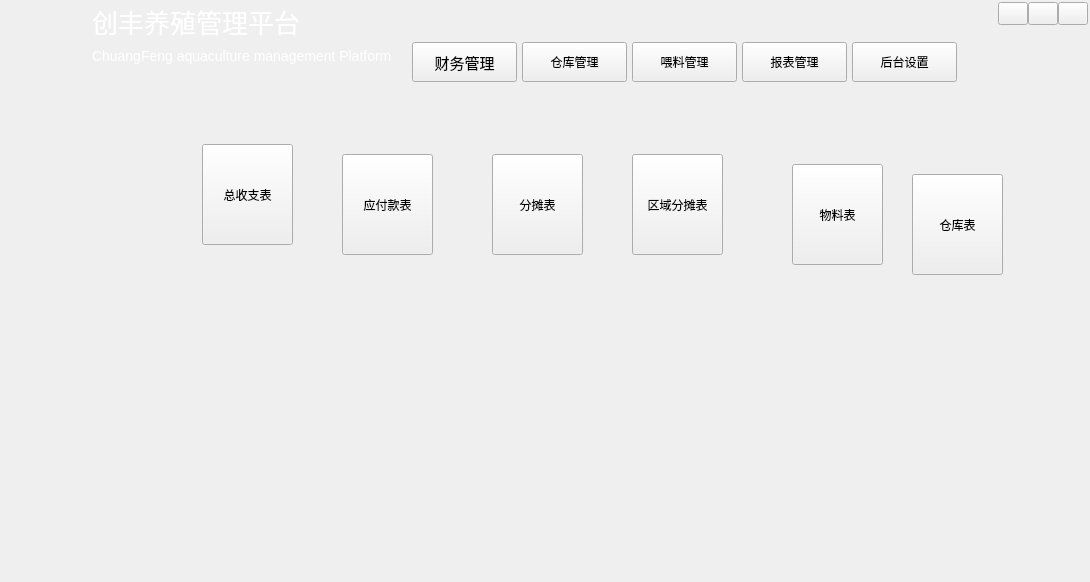
<?xml version="1.0" encoding="UTF-8"?>
<ui version="4.0">
 <class>ChuangfengDesktopClass</class>
 <widget class="QWidget" name="ChuangfengDesktopClass">
  <property name="geometry">
   <rect>
    <x>0</x>
    <y>0</y>
    <width>1090</width>
    <height>582</height>
   </rect>
  </property>
  <property name="minimumSize">
   <size>
    <width>1090</width>
    <height>580</height>
   </size>
  </property>
  <property name="windowTitle">
   <string>创丰养殖</string>
  </property>
  <layout class="QVBoxLayout" name="verticalLayout_4">
   <property name="spacing">
    <number>0</number>
   </property>
   <property name="leftMargin">
    <number>2</number>
   </property>
   <property name="topMargin">
    <number>2</number>
   </property>
   <property name="rightMargin">
    <number>2</number>
   </property>
   <property name="bottomMargin">
    <number>2</number>
   </property>
   <item>
    <layout class="QHBoxLayout" name="title_Layout">
     <item>
      <widget class="QWidget" name="main_title_widget" native="true">
       <property name="minimumSize">
        <size>
         <width>0</width>
         <height>82</height>
        </size>
       </property>
       <property name="maximumSize">
        <size>
         <width>16777215</width>
         <height>82</height>
        </size>
       </property>
       <property name="baseSize">
        <size>
         <width>0</width>
         <height>82</height>
        </size>
       </property>
       <layout class="QHBoxLayout" name="horizontalLayout_5">
        <property name="spacing">
         <number>0</number>
        </property>
        <property name="leftMargin">
         <number>0</number>
        </property>
        <property name="topMargin">
         <number>0</number>
        </property>
        <property name="rightMargin">
         <number>0</number>
        </property>
        <property name="bottomMargin">
         <number>0</number>
        </property>
        <item>
         <layout class="QHBoxLayout" name="horizontalLayout_2">
          <item>
           <widget class="QWidget" name="widget_2" native="true">
            <property name="minimumSize">
             <size>
              <width>90</width>
              <height>0</height>
             </size>
            </property>
            <property name="maximumSize">
             <size>
              <width>90</width>
              <height>16777215</height>
             </size>
            </property>
            <widget class="QLabel" name="label">
             <property name="geometry">
              <rect>
               <x>20</x>
               <y>0</y>
               <width>50</width>
               <height>50</height>
              </rect>
             </property>
             <property name="styleSheet">
              <string notr="true">border-image: url(:/ChuangfengDesktop/Resources/test.png);</string>
             </property>
             <property name="text">
              <string/>
             </property>
            </widget>
           </widget>
          </item>
         </layout>
        </item>
        <item>
         <layout class="QVBoxLayout" name="verticalLayout_2">
          <item>
           <widget class="QLabel" name="label_2">
            <property name="styleSheet">
             <string notr="true">font-family: &quot;Microsoft YaHei&quot;;
	font-size:26px;
	color: #ffffff;</string>
            </property>
            <property name="text">
             <string>创丰养殖管理平台</string>
            </property>
           </widget>
          </item>
          <item>
           <widget class="QLabel" name="label_3">
            <property name="styleSheet">
             <string notr="true">font-family: &quot;Microsoft YaHei&quot;;
	font-size:14px;
	color: #ffffff;</string>
            </property>
            <property name="text">
             <string>ChuangFeng aquaculture management Platform</string>
            </property>
           </widget>
          </item>
          <item>
           <spacer name="horizontalSpacer_3">
            <property name="orientation">
             <enum>Qt::Horizontal</enum>
            </property>
            <property name="sizeHint" stdset="0">
             <size>
              <width>40</width>
              <height>20</height>
             </size>
            </property>
           </spacer>
          </item>
         </layout>
        </item>
        <item>
         <layout class="QHBoxLayout" name="horizontalLayout_3">
          <item>
           <widget class="QWidget" name="widget" native="true">
            <property name="minimumSize">
             <size>
              <width>700</width>
              <height>0</height>
             </size>
            </property>
            <property name="maximumSize">
             <size>
              <width>700</width>
              <height>16777215</height>
             </size>
            </property>
            <widget class="NavButton" name="opt_sysset">
             <property name="geometry">
              <rect>
               <x>460</x>
               <y>40</y>
               <width>105</width>
               <height>40</height>
              </rect>
             </property>
             <property name="styleSheet">
              <string notr="true">font: 75 11pt &quot;微软雅黑&quot;;</string>
             </property>
             <property name="text">
              <string>后台设置</string>
             </property>
            </widget>
            <widget class="NavButton" name="opt_report">
             <property name="geometry">
              <rect>
               <x>350</x>
               <y>40</y>
               <width>105</width>
               <height>40</height>
              </rect>
             </property>
             <property name="styleSheet">
              <string notr="true">font: 75 11pt &quot;微软雅黑&quot;;</string>
             </property>
             <property name="text">
              <string>报表管理</string>
             </property>
            </widget>
            <widget class="NavButton" name="opt_feed_mgr">
             <property name="geometry">
              <rect>
               <x>240</x>
               <y>40</y>
               <width>105</width>
               <height>40</height>
              </rect>
             </property>
             <property name="styleSheet">
              <string notr="true">font: 75 11pt &quot;微软雅黑&quot;;</string>
             </property>
             <property name="text">
              <string>喂料管理</string>
             </property>
            </widget>
            <widget class="NavButton" name="opt_store">
             <property name="geometry">
              <rect>
               <x>130</x>
               <y>40</y>
               <width>105</width>
               <height>40</height>
              </rect>
             </property>
             <property name="styleSheet">
              <string notr="true">font: 75 11pt &quot;微软雅黑&quot;;</string>
             </property>
             <property name="text">
              <string>仓库管理</string>
             </property>
            </widget>
            <widget class="NavButton" name="opt_finance_mgr">
             <property name="geometry">
              <rect>
               <x>20</x>
               <y>40</y>
               <width>105</width>
               <height>40</height>
              </rect>
             </property>
             <property name="font">
              <font>
               <family>微软雅黑</family>
               <pointsize>11</pointsize>
               <weight>9</weight>
               <italic>false</italic>
               <bold>false</bold>
              </font>
             </property>
             <property name="styleSheet">
              <string notr="true">font: 75 11pt &quot;微软雅黑&quot;;</string>
             </property>
             <property name="text">
              <string>财务管理</string>
             </property>
            </widget>
           </widget>
          </item>
         </layout>
        </item>
        <item>
         <layout class="QHBoxLayout" name="horizontalLayout_4">
          <item>
           <widget class="QWidget" name="main_wnd_ctrl_widget" native="true">
            <property name="minimumSize">
             <size>
              <width>90</width>
              <height>0</height>
             </size>
            </property>
            <property name="maximumSize">
             <size>
              <width>90</width>
              <height>82</height>
             </size>
            </property>
            <widget class="QPushButton" name="min_btn">
             <property name="geometry">
              <rect>
               <x>0</x>
               <y>0</y>
               <width>30</width>
               <height>23</height>
              </rect>
             </property>
             <property name="toolTip">
              <string>最小化</string>
             </property>
             <property name="text">
              <string/>
             </property>
            </widget>
            <widget class="QPushButton" name="max_restore_btn">
             <property name="geometry">
              <rect>
               <x>30</x>
               <y>0</y>
               <width>30</width>
               <height>23</height>
              </rect>
             </property>
             <property name="text">
              <string/>
             </property>
            </widget>
            <widget class="QPushButton" name="close_btn">
             <property name="geometry">
              <rect>
               <x>60</x>
               <y>0</y>
               <width>30</width>
               <height>23</height>
              </rect>
             </property>
             <property name="toolTip">
              <string>关闭</string>
             </property>
             <property name="text">
              <string/>
             </property>
            </widget>
           </widget>
          </item>
         </layout>
        </item>
       </layout>
      </widget>
     </item>
    </layout>
   </item>
   <item>
    <layout class="QHBoxLayout" name="work_Layout">
     <item>
      <widget class="QStackedWidget" name="main_stackedWidget">
       <property name="currentIndex">
        <number>3</number>
       </property>
       <widget class="QWidget" name="page">
        <property name="styleSheet">
         <string notr="true">background-color:#44474D;  </string>
        </property>
        <widget class="QPushButton" name="general_btn">
         <property name="geometry">
          <rect>
           <x>150</x>
           <y>60</y>
           <width>101</width>
           <height>61</height>
          </rect>
         </property>
         <property name="text">
          <string>总账支出</string>
         </property>
        </widget>
        <widget class="QPushButton" name="bak_btn">
         <property name="geometry">
          <rect>
           <x>380</x>
           <y>60</y>
           <width>101</width>
           <height>61</height>
          </rect>
         </property>
         <property name="text">
          <string>备用金支出</string>
         </property>
        </widget>
        <widget class="QPushButton" name="nopay_btn">
         <property name="geometry">
          <rect>
           <x>560</x>
           <y>70</y>
           <width>101</width>
           <height>61</height>
          </rect>
         </property>
         <property name="text">
          <string>应付款明细</string>
         </property>
        </widget>
       </widget>
       <widget class="QWidget" name="page_2">
        <property name="styleSheet">
         <string notr="true">background-color:#44474D;  </string>
        </property>
        <widget class="QPushButton" name="store_material_mgr_btn">
         <property name="geometry">
          <rect>
           <x>70</x>
           <y>30</y>
           <width>141</width>
           <height>101</height>
          </rect>
         </property>
         <property name="text">
          <string>物料管理</string>
         </property>
        </widget>
        <widget class="QPushButton" name="store_feed_mgr_btn">
         <property name="geometry">
          <rect>
           <x>310</x>
           <y>30</y>
           <width>141</width>
           <height>101</height>
          </rect>
         </property>
         <property name="text">
          <string>饲料药品管理</string>
         </property>
        </widget>
       </widget>
       <widget class="QWidget" name="page_3"/>
       <widget class="QWidget" name="page_4">
        <widget class="QPushButton" name="TotalReport_btn">
         <property name="geometry">
          <rect>
           <x>200</x>
           <y>60</y>
           <width>91</width>
           <height>101</height>
          </rect>
         </property>
         <property name="text">
          <string>总收支表</string>
         </property>
        </widget>
        <widget class="QPushButton" name="NoPayReport_btn">
         <property name="geometry">
          <rect>
           <x>340</x>
           <y>70</y>
           <width>91</width>
           <height>101</height>
          </rect>
         </property>
         <property name="text">
          <string>应付款表</string>
         </property>
        </widget>
        <widget class="QPushButton" name="ShareReport_btn">
         <property name="geometry">
          <rect>
           <x>490</x>
           <y>70</y>
           <width>91</width>
           <height>101</height>
          </rect>
         </property>
         <property name="text">
          <string>分摊表</string>
         </property>
        </widget>
        <widget class="QPushButton" name="ShareDetail_btn">
         <property name="geometry">
          <rect>
           <x>630</x>
           <y>70</y>
           <width>91</width>
           <height>101</height>
          </rect>
         </property>
         <property name="text">
          <string>区域分摊表</string>
         </property>
        </widget>
        <widget class="QPushButton" name="MaterielReport_btn">
         <property name="geometry">
          <rect>
           <x>790</x>
           <y>80</y>
           <width>91</width>
           <height>101</height>
          </rect>
         </property>
         <property name="text">
          <string>物料表</string>
         </property>
        </widget>
        <widget class="QPushButton" name="StoreReport_btn">
         <property name="geometry">
          <rect>
           <x>910</x>
           <y>90</y>
           <width>91</width>
           <height>101</height>
          </rect>
         </property>
         <property name="text">
          <string>仓库表</string>
         </property>
        </widget>
       </widget>
       <widget class="QWidget" name="page_5">
        <layout class="QHBoxLayout" name="horizontalLayout_9">
         <property name="spacing">
          <number>1</number>
         </property>
         <property name="leftMargin">
          <number>0</number>
         </property>
         <property name="topMargin">
          <number>0</number>
         </property>
         <property name="rightMargin">
          <number>0</number>
         </property>
         <property name="bottomMargin">
          <number>0</number>
         </property>
         <item>
          <widget class="QWidget" name="widget_3" native="true">
           <property name="minimumSize">
            <size>
             <width>160</width>
             <height>0</height>
            </size>
           </property>
           <property name="styleSheet">
            <string notr="true">background-color:#44474D;  </string>
           </property>
           <widget class="NavButton" name="set_opt_person">
            <property name="geometry">
             <rect>
              <x>10</x>
              <y>50</y>
              <width>140</width>
              <height>35</height>
             </rect>
            </property>
            <property name="styleSheet">
             <string notr="true">font: 75 11pt &quot;微软雅黑&quot;;</string>
            </property>
            <property name="text">
             <string>人员管理</string>
            </property>
           </widget>
           <widget class="NavButton" name="set_opt_account">
            <property name="geometry">
             <rect>
              <x>10</x>
              <y>100</y>
              <width>140</width>
              <height>35</height>
             </rect>
            </property>
            <property name="styleSheet">
             <string notr="true">font: 75 11pt &quot;微软雅黑&quot;;</string>
            </property>
            <property name="text">
             <string>账目管理</string>
            </property>
           </widget>
           <widget class="NavButton" name="set_opt_detail_area">
            <property name="geometry">
             <rect>
              <x>10</x>
              <y>300</y>
              <width>140</width>
              <height>35</height>
             </rect>
            </property>
            <property name="styleSheet">
             <string notr="true">font: 75 11pt &quot;微软雅黑&quot;;</string>
            </property>
            <property name="text">
             <string>养殖塘口</string>
            </property>
           </widget>
           <widget class="NavButton" name="set_opt_supplier">
            <property name="geometry">
             <rect>
              <x>10</x>
              <y>200</y>
              <width>140</width>
              <height>35</height>
             </rect>
            </property>
            <property name="styleSheet">
             <string notr="true">font: 75 11pt &quot;微软雅黑&quot;;</string>
            </property>
            <property name="text">
             <string>供应商</string>
            </property>
           </widget>
           <widget class="NavButton" name="set_opt_task">
            <property name="geometry">
             <rect>
              <x>10</x>
              <y>250</y>
              <width>140</width>
              <height>35</height>
             </rect>
            </property>
            <property name="styleSheet">
             <string notr="true">font: 75 11pt &quot;微软雅黑&quot;;</string>
            </property>
            <property name="text">
             <string>费用分摊类目</string>
            </property>
           </widget>
           <widget class="NavButton" name="set_opt_area">
            <property name="geometry">
             <rect>
              <x>10</x>
              <y>150</y>
              <width>140</width>
              <height>35</height>
             </rect>
            </property>
            <property name="styleSheet">
             <string notr="true">font: 75 11pt &quot;微软雅黑&quot;;</string>
            </property>
            <property name="text">
             <string>区域管理</string>
            </property>
           </widget>
          </widget>
         </item>
         <item>
          <widget class="QStackedWidget" name="sysLayout_StackedWidget">
           <property name="minimumSize">
            <size>
             <width>925</width>
             <height>491</height>
            </size>
           </property>
           <property name="maximumSize">
            <size>
             <width>16777215</width>
             <height>16777215</height>
            </size>
           </property>
           <property name="styleSheet">
            <string notr="true">background-color:#44474D;  </string>
           </property>
           <widget class="QWidget" name="page_6">
            <property name="styleSheet">
             <string notr="true"/>
            </property>
            <layout class="QGridLayout" name="gridLayout">
             <item row="6" column="0">
              <widget class="QTableView" name="user_table_view">
               <property name="enabled">
                <bool>true</bool>
               </property>
              </widget>
             </item>
             <item row="0" column="0">
              <widget class="QWidget" name="widget_6" native="true">
               <property name="minimumSize">
                <size>
                 <width>0</width>
                 <height>40</height>
                </size>
               </property>
               <widget class="QPushButton" name="user_add_btn">
                <property name="geometry">
                 <rect>
                  <x>0</x>
                  <y>10</y>
                  <width>80</width>
                  <height>28</height>
                 </rect>
                </property>
                <property name="text">
                 <string/>
                </property>
               </widget>
               <widget class="QPushButton" name="user_remove_btn">
                <property name="geometry">
                 <rect>
                  <x>90</x>
                  <y>10</y>
                  <width>80</width>
                  <height>28</height>
                 </rect>
                </property>
                <property name="text">
                 <string/>
                </property>
               </widget>
              </widget>
             </item>
            </layout>
           </widget>
           <widget class="QWidget" name="page_7">
            <layout class="QVBoxLayout" name="verticalLayout_7">
             <item>
              <widget class="QWidget" name="widget_10" native="true">
               <property name="minimumSize">
                <size>
                 <width>0</width>
                 <height>40</height>
                </size>
               </property>
               <property name="maximumSize">
                <size>
                 <width>16777215</width>
                 <height>40</height>
                </size>
               </property>
               <widget class="QPushButton" name="category_remove_btn">
                <property name="geometry">
                 <rect>
                  <x>90</x>
                  <y>10</y>
                  <width>80</width>
                  <height>28</height>
                 </rect>
                </property>
                <property name="text">
                 <string/>
                </property>
               </widget>
               <widget class="QPushButton" name="category_add_btn">
                <property name="geometry">
                 <rect>
                  <x>0</x>
                  <y>10</y>
                  <width>80</width>
                  <height>28</height>
                 </rect>
                </property>
                <property name="text">
                 <string/>
                </property>
               </widget>
              </widget>
             </item>
             <item>
              <widget class="QTableView" name="category_tableView"/>
             </item>
            </layout>
           </widget>
           <widget class="QWidget" name="page_8">
            <layout class="QVBoxLayout" name="verticalLayout_8">
             <item>
              <widget class="QWidget" name="widget_11" native="true">
               <property name="minimumSize">
                <size>
                 <width>0</width>
                 <height>40</height>
                </size>
               </property>
               <property name="maximumSize">
                <size>
                 <width>16777215</width>
                 <height>40</height>
                </size>
               </property>
               <widget class="QPushButton" name="area_remove_btn">
                <property name="geometry">
                 <rect>
                  <x>90</x>
                  <y>10</y>
                  <width>80</width>
                  <height>28</height>
                 </rect>
                </property>
                <property name="text">
                 <string/>
                </property>
               </widget>
               <widget class="QPushButton" name="area_add_btn">
                <property name="geometry">
                 <rect>
                  <x>0</x>
                  <y>10</y>
                  <width>80</width>
                  <height>28</height>
                 </rect>
                </property>
                <property name="text">
                 <string/>
                </property>
               </widget>
              </widget>
             </item>
             <item>
              <widget class="QTableView" name="area_tableView"/>
             </item>
            </layout>
           </widget>
           <widget class="QWidget" name="page_9">
            <layout class="QVBoxLayout" name="verticalLayout_9">
             <item>
              <widget class="QWidget" name="widget_12" native="true">
               <property name="minimumSize">
                <size>
                 <width>0</width>
                 <height>40</height>
                </size>
               </property>
               <property name="maximumSize">
                <size>
                 <width>16777215</width>
                 <height>40</height>
                </size>
               </property>
               <widget class="QPushButton" name="supplier_remove_btn">
                <property name="geometry">
                 <rect>
                  <x>90</x>
                  <y>10</y>
                  <width>80</width>
                  <height>28</height>
                 </rect>
                </property>
                <property name="text">
                 <string/>
                </property>
               </widget>
               <widget class="QPushButton" name="supplier_add_btn">
                <property name="geometry">
                 <rect>
                  <x>0</x>
                  <y>10</y>
                  <width>80</width>
                  <height>28</height>
                 </rect>
                </property>
                <property name="text">
                 <string/>
                </property>
               </widget>
              </widget>
             </item>
             <item>
              <widget class="QTableView" name="supplier_tableView"/>
             </item>
            </layout>
           </widget>
           <widget class="QWidget" name="page_17">
            <layout class="QVBoxLayout" name="verticalLayout_10">
             <item>
              <widget class="QWidget" name="widget_13" native="true">
               <property name="minimumSize">
                <size>
                 <width>0</width>
                 <height>40</height>
                </size>
               </property>
               <property name="maximumSize">
                <size>
                 <width>16777215</width>
                 <height>40</height>
                </size>
               </property>
               <widget class="QPushButton" name="shareitem_remove_btn">
                <property name="geometry">
                 <rect>
                  <x>90</x>
                  <y>10</y>
                  <width>80</width>
                  <height>28</height>
                 </rect>
                </property>
                <property name="text">
                 <string/>
                </property>
               </widget>
               <widget class="QPushButton" name="shareitem_add_btn">
                <property name="geometry">
                 <rect>
                  <x>0</x>
                  <y>10</y>
                  <width>80</width>
                  <height>28</height>
                 </rect>
                </property>
                <property name="text">
                 <string/>
                </property>
               </widget>
              </widget>
             </item>
             <item>
              <widget class="QTableView" name="shareitem_tableView"/>
             </item>
            </layout>
           </widget>
           <widget class="QWidget" name="page_10">
            <layout class="QVBoxLayout" name="verticalLayout">
             <item>
              <widget class="QWidget" name="widget_14" native="true">
               <property name="minimumSize">
                <size>
                 <width>0</width>
                 <height>40</height>
                </size>
               </property>
               <property name="maximumSize">
                <size>
                 <width>16777215</width>
                 <height>40</height>
                </size>
               </property>
               <widget class="QPushButton" name="detailarea_add_btn">
                <property name="geometry">
                 <rect>
                  <x>0</x>
                  <y>10</y>
                  <width>80</width>
                  <height>28</height>
                 </rect>
                </property>
                <property name="text">
                 <string/>
                </property>
               </widget>
               <widget class="QPushButton" name="detailarea_remove_btn">
                <property name="geometry">
                 <rect>
                  <x>90</x>
                  <y>10</y>
                  <width>80</width>
                  <height>28</height>
                 </rect>
                </property>
                <property name="text">
                 <string/>
                </property>
               </widget>
              </widget>
             </item>
             <item>
              <widget class="QTableView" name="detailarea_tableView"/>
             </item>
            </layout>
           </widget>
          </widget>
         </item>
        </layout>
       </widget>
      </widget>
     </item>
    </layout>
   </item>
  </layout>
 </widget>
 <layoutdefault spacing="6" margin="11"/>
 <customwidgets>
  <customwidget>
   <class>NavButton</class>
   <extends>QPushButton</extends>
   <header location="global">qnavbutton.h</header>
  </customwidget>
 </customwidgets>
 <resources>
  <include location="ChuangfengDesktop.qrc"/>
 </resources>
 <connections/>
</ui>
